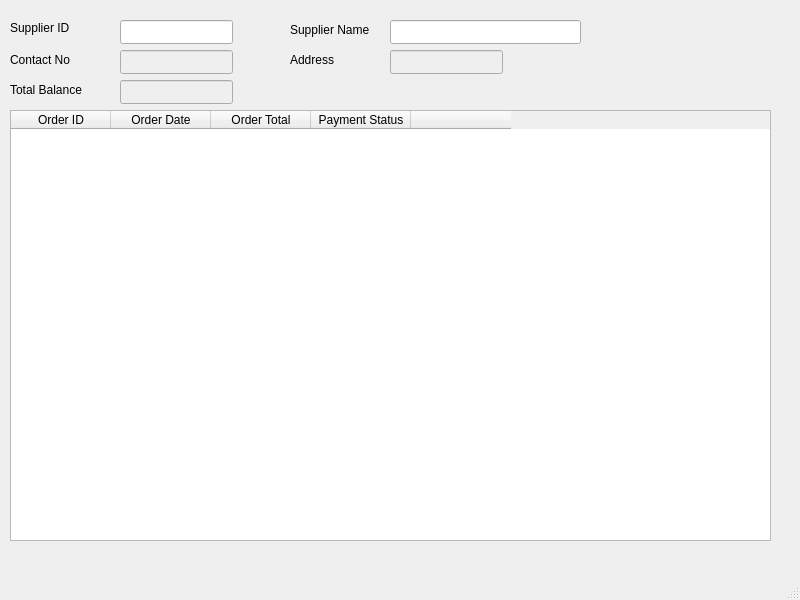
<?xml version="1.0" encoding="UTF-8"?>
<ui version="4.0">
 <class>MainWindow</class>
 <widget class="QMainWindow" name="MainWindow">
  <property name="geometry">
   <rect>
    <x>0</x>
    <y>0</y>
    <width>800</width>
    <height>600</height>
   </rect>
  </property>
  <property name="windowTitle">
   <string>MainWindow</string>
  </property>
  <widget class="QWidget" name="centralwidget">
   <widget class="QLabel" name="label_10">
    <property name="geometry">
     <rect>
      <x>10</x>
      <y>80</y>
      <width>101</width>
      <height>20</height>
     </rect>
    </property>
    <property name="text">
     <string>Total Balance</string>
    </property>
   </widget>
   <widget class="QLineEdit" name="lineEdit">
    <property name="enabled">
     <bool>true</bool>
    </property>
    <property name="geometry">
     <rect>
      <x>120</x>
      <y>20</y>
      <width>113</width>
      <height>24</height>
     </rect>
    </property>
    <property name="text">
     <string/>
    </property>
   </widget>
   <widget class="QLabel" name="label_3">
    <property name="geometry">
     <rect>
      <x>10</x>
      <y>20</y>
      <width>71</width>
      <height>16</height>
     </rect>
    </property>
    <property name="text">
     <string>Supplier ID</string>
    </property>
   </widget>
   <widget class="QTableWidget" name="tableWidget">
    <property name="geometry">
     <rect>
      <x>10</x>
      <y>110</y>
      <width>761</width>
      <height>431</height>
     </rect>
    </property>
    <property name="sizePolicy">
     <sizepolicy hsizetype="Expanding" vsizetype="Expanding">
      <horstretch>0</horstretch>
      <verstretch>0</verstretch>
     </sizepolicy>
    </property>
    <property name="minimumSize">
     <size>
      <width>761</width>
      <height>431</height>
     </size>
    </property>
    <property name="sortingEnabled">
     <bool>false</bool>
    </property>
    <column>
     <property name="text">
      <string>Order ID</string>
     </property>
    </column>
    <column>
     <property name="text">
      <string>Order Date</string>
     </property>
    </column>
    <column>
     <property name="text">
      <string>Order Total</string>
     </property>
    </column>
    <column>
     <property name="text">
      <string>Payment Status</string>
     </property>
    </column>
    <column>
     <property name="text">
      <string/>
     </property>
    </column>
   </widget>
   <widget class="QLineEdit" name="lineEdit_9">
    <property name="enabled">
     <bool>false</bool>
    </property>
    <property name="geometry">
     <rect>
      <x>120</x>
      <y>80</y>
      <width>113</width>
      <height>24</height>
     </rect>
    </property>
    <property name="text">
     <string/>
    </property>
   </widget>
   <widget class="QLabel" name="label_9">
    <property name="geometry">
     <rect>
      <x>10</x>
      <y>50</y>
      <width>81</width>
      <height>20</height>
     </rect>
    </property>
    <property name="text">
     <string>Contact No</string>
    </property>
   </widget>
   <widget class="QLabel" name="label_4">
    <property name="geometry">
     <rect>
      <x>290</x>
      <y>20</y>
      <width>91</width>
      <height>20</height>
     </rect>
    </property>
    <property name="text">
     <string>Supplier Name</string>
    </property>
   </widget>
   <widget class="QLineEdit" name="lineEdit_2">
    <property name="enabled">
     <bool>true</bool>
    </property>
    <property name="geometry">
     <rect>
      <x>390</x>
      <y>20</y>
      <width>191</width>
      <height>24</height>
     </rect>
    </property>
   </widget>
   <widget class="QLineEdit" name="lineEdit_8">
    <property name="enabled">
     <bool>false</bool>
    </property>
    <property name="geometry">
     <rect>
      <x>120</x>
      <y>50</y>
      <width>113</width>
      <height>24</height>
     </rect>
    </property>
    <property name="text">
     <string/>
    </property>
   </widget>
   <widget class="QLabel" name="label_11">
    <property name="geometry">
     <rect>
      <x>290</x>
      <y>50</y>
      <width>81</width>
      <height>20</height>
     </rect>
    </property>
    <property name="text">
     <string>Address</string>
    </property>
   </widget>
   <widget class="QLineEdit" name="lineEdit_10">
    <property name="enabled">
     <bool>false</bool>
    </property>
    <property name="geometry">
     <rect>
      <x>390</x>
      <y>50</y>
      <width>113</width>
      <height>24</height>
     </rect>
    </property>
    <property name="text">
     <string/>
    </property>
   </widget>
  </widget>
  <widget class="QMenuBar" name="menubar">
   <property name="geometry">
    <rect>
     <x>0</x>
     <y>0</y>
     <width>800</width>
     <height>22</height>
    </rect>
   </property>
  </widget>
  <widget class="QStatusBar" name="statusbar"/>
 </widget>
 <resources/>
 <connections/>
</ui>
